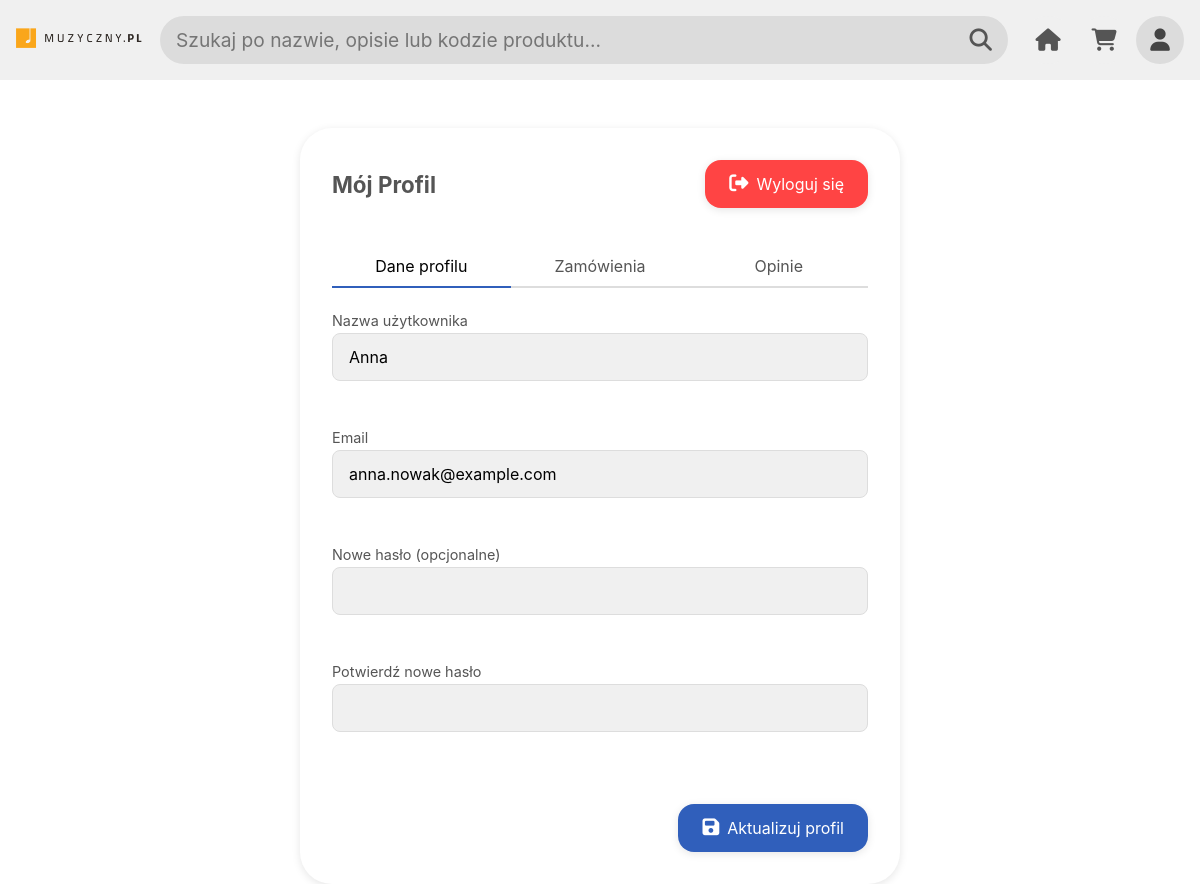
/src/pages/profile.php (signed in), run on an earlier commit of the app's database.
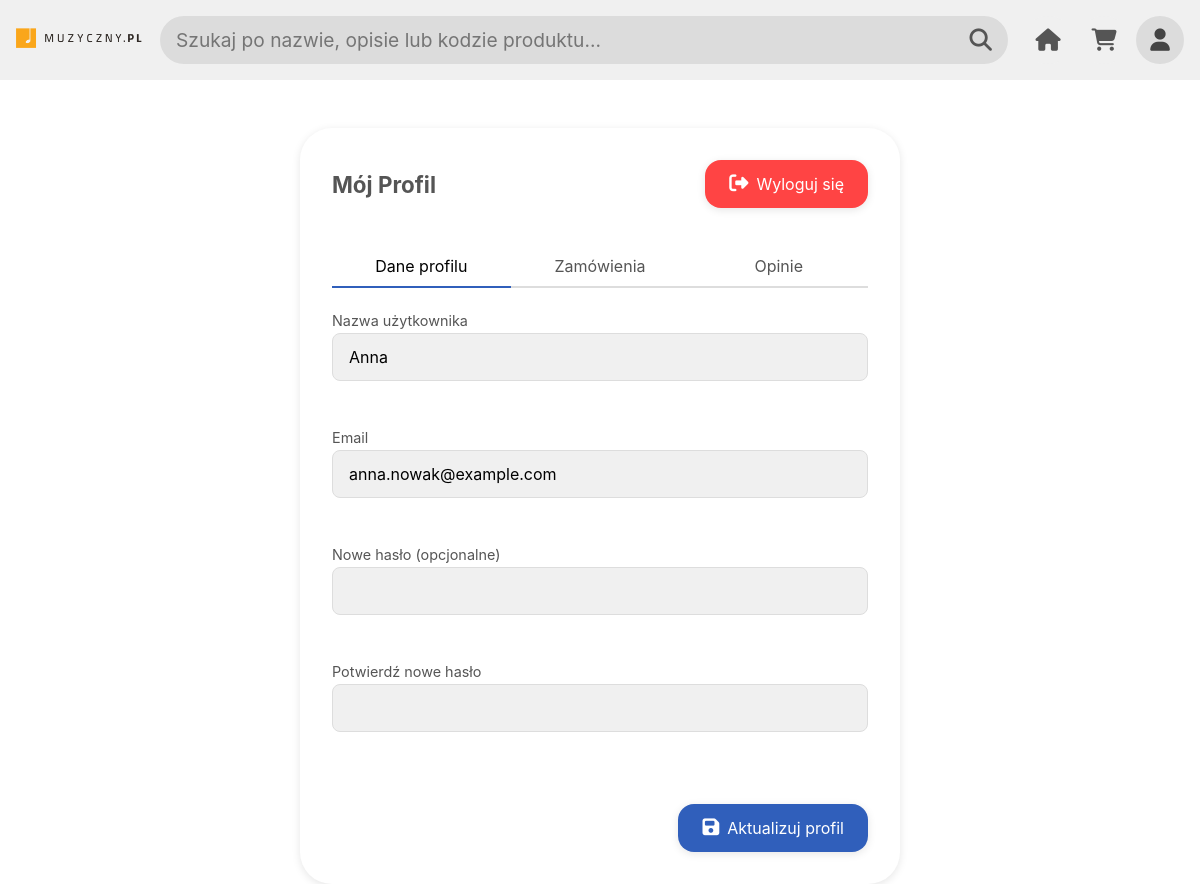
And on a later commit of the database.
### tables this page shows
CREATE TABLE `uzytkownicy` (
  `id` int(11) NOT NULL,
  `nazwa_uzytkownika` varchar(255) NOT NULL,
  `email` varchar(255) NOT NULL,
  `haslo` varchar(255) NOT NULL,
  `data_rejestracji` datetime NOT NULL DEFAULT current_timestamp(),
  `typ` enum('pracownik','klient') NOT NULL DEFAULT 'klient'
);

CREATE TABLE `klienci` (
  `id` int(11) NOT NULL,
  `uzytkownik_id` int(11) NOT NULL
);

### src/pages/profile.php (the view, shortened to what the changed rows need)
<?php
  include_once '../includes/config/db_config.php';
  $ORDER_STATUSES = [
    'w przygotowaniu' => ['class' => 'status-badge warning'],
    'wysłane' => ['class' => 'status-badge info'],
    'dostarczone' => ['class' => 'status-badge success'],
    'anulowane' => ['class' => 'status-badge danger']
  ];
  $errors = [
    'email' => '',
    'password' => '',
    'employee' => '',
    'employee_password' => '',
    'register_email' => '',
    'register_password' => '',
    'register_username' => '',
  ];
  $values = [
    'email' => '',
    'employee_id' => '',
    'register_email' => '',
    'register_username' => '',
  ];
  $isLoggedIn = isset($_SESSION['user_id']);
  $userData = null;
  if ($isLoggedIn) {
    $userId = $_SESSION['user_id'];
    $query = "SELECT u.*, k.id as klient_id FROM uzytkownicy u
              LEFT JOIN klienci k ON u.id = k.uzytkownik_id
              WHERE u.id = ?";
    $stmt = mysqli_prepare($connection, $query);
    mysqli_stmt_bind_param($stmt, 'i', $userId);
    mysqli_stmt_execute($stmt);
    $result = mysqli_stmt_get_result($stmt);
    $userData = mysqli_fetch_assoc($result);
  } else {
    if ($_SERVER["REQUEST_METHOD"] === "POST") {
      handleLogin($connection, $errors, $values);
      handleEmployeeLogin($connection, $errors, $values);
      handleRegistration($connection, $errors, $values);
    }
  }
?>
<!DOCTYPE html>
<html lang="pl">
<head>
  <link href="../assets/css/profile.css" rel="stylesheet">
</head>
<body>
<main class="fade-in">
  <?php if ($isLoggedIn): ?>
    <?php if (isset($viewingOrderDetails) && $orderDetails): ?>
      <div class="order-details-container">
        <div class="order-details-header">
          <h2>Szczegóły zamówienia #<?= $orderDetails['order']['id'] ?></h2>
          <div class="button-group">
            <?php if ($orderDetails['order']['status'] !== 'dostarczone' && $orderDetails['order']['status'] !== 'anulowane'): ?>
              <form method="POST" class="cancel-order-form" onsubmit="return confirm('Czy na pewno chcesz anulować to zamówienie?');">
                <input type="hidden" name="order_id" value="<?= $orderDetails['order']['id'] ?>">
                <button type="submit" name="cancel_order" class="form-button btn-danger">
                  <i class="fas fa-times"></i> Anuluj zamówienie
                </button>
              </form>
            <?php endif; ?>
            <a href="profile.php" class="form-button"><i class="fas fa-arrow-left"></i> Powrót do profilu</a>
          </div>
        </div>
        <div class="order-info">
          <div class="info-group">
            <h3>Informacje o zamówieniu</h3>
            <p><strong>ID zamówienia:</strong> <?= $orderDetails['order']['id'] ?></p>
            <p><strong>Data złożenia:</strong> <?= $orderDetails['order']['data_zamowienia'] ?></p>
            <p><strong>Status:</strong>
              <span class="status-badge <?= $ORDER_STATUSES[$orderDetails['order']['status']]['class'] ?>">
                <?= $orderDetails['order']['status'] ?>
              </span>
            </p>
            <p><strong>Wartość całkowita:</strong> <?= $orderDetails['summary']['total'] ?> zł</p>
          </div>
          <?php if ($orderDetails['summary']['discount']): ?>
          <div class="info-group">
            <h3>Informacje o zniżce</h3>
            <p><strong>Wysokość zniżki:</strong> <?= $orderDetails['summary']['discount_percent'] ?>%</p>
            <p><strong>Kwota zniżki:</strong> <?= $orderDetails['summary']['discount'] ?> zł</p>
          </div>
          <?php endif; ?>
        </div>
        <h3>Zamówione produkty</h3>
        <div class="admin-table-wrapper">
          <table class="admin-table">
            <thead>
              <tr>
                <th>Produkt</th>
                <th>Kod produktu</th>
                <th>Ilość</th>
                <th>Cena</th>
                <th>Suma</th>
              </tr>
            </thead>
            <tbody>
              <?php foreach ($orderDetails['items'] as $item): ?>
                <tr>
                  <td><?= htmlspecialchars($item['nazwa']) ?></td>
                  <td><?= htmlspecialchars($item['kod_produktu']) ?></td>
                  <td><?= $item['ilosc'] ?></td>
                  <td><?= number_format($item['cena'], 2) ?> zł</td>
                  <td><?= number_format($item['cena'] * $item['ilosc'], 2) ?> zł</td>
                </tr>
              <?php endforeach; ?>
            </tbody>
            <tfoot>
              <tr>
                <td colspan="4" class="text-right"><strong>Suma częściowa:</strong></td>
                <td><?= $orderDetails['summary']['subtotal'] ?> zł</td>
              </tr>
              <?php if ($orderDetails['summary']['discount']): ?>
              <tr>
                <td colspan="4" class="text-right"><strong>Zniżka (<?= $orderDetails['summary']['discount_percent'] ?>%):</strong></td>
                <td>-<?= $orderDetails['summary']['discount'] ?> zł</td>
              </tr>
              <?php endif; ?>
              <tr>
                <td colspan="4" class="text-right"><strong>Razem:</strong></td>
                <td><strong><?= $orderDetails['summary']['total'] ?> zł</strong></td>
              </tr>
            </tfoot>
          </table>
        </div>
      </div>
    <?php else: ?>
      <div class="profile-container">
        <div class="profile-header">
          <h1>Mój Profil</h1>
          <form method="POST" class="logout-form">
            <button type="submit" name="logout" class="form-button btn-danger"><i class="fas fa-sign-out-alt"></i> Wyloguj się</button>
          </form>
        </div>
        <div class="profile-tabs">
          <button class="profile-tab active" data-tab="profile">Dane profilu</button>
          <button class="profile-tab" data-tab="orders">Zamówienia</button>
          <button class="profile-tab" data-tab="reviews">Opinie</button>
        </div>
        <div class="profile-content active" id="profile">
          <form method="POST" class="profile-form">
            <div class="form-group">
              <label class="form-label" for="username">Nazwa użytkownika</label>
              <input class="form-input" type="text" id="username" name="username"
                     value="<?= htmlspecialchars($userData['nazwa_uzytkownika']) ?>" required>
            </div>
            <div class="form-group">
              <label class="form-label" for="email">Email</label>
              <input class="form-input" type="email" id="email" name="email"
                     value="<?= htmlspecialchars($userData['email']) ?>" required>
            </div>
            <div class="form-group">
              <label class="form-label" for="new_password">Nowe hasło (opcjonalne)</label>
              <input class="form-input" type="password" id="new_password" name="new_password">
            </div>
            <div class="form-group">
              <label class="form-label" for="confirm_password">Potwierdź nowe hasło</label>
              <input class="form-input" type="password" id="confirm_password" name="confirm_password">
            </div>
            <div class="button-group">
              <button type="submit" name="update_profile" class="form-button"><i class="fas fa-save"></i> Aktualizuj profil</button>
            </div>
          </form>
        </div>
      </div>
    <?php endif; ?>
  <?php endif; ?>
</main>
</body>
</html>

What changed in the data, as far as the page shows it:
no longer on this page (row edited): uzytkownicy: username "Anna", email "anna.nowak@example.com"
now on this page (row unchanged): klienci: username "Anna", email "anna.nowak@example.com"
